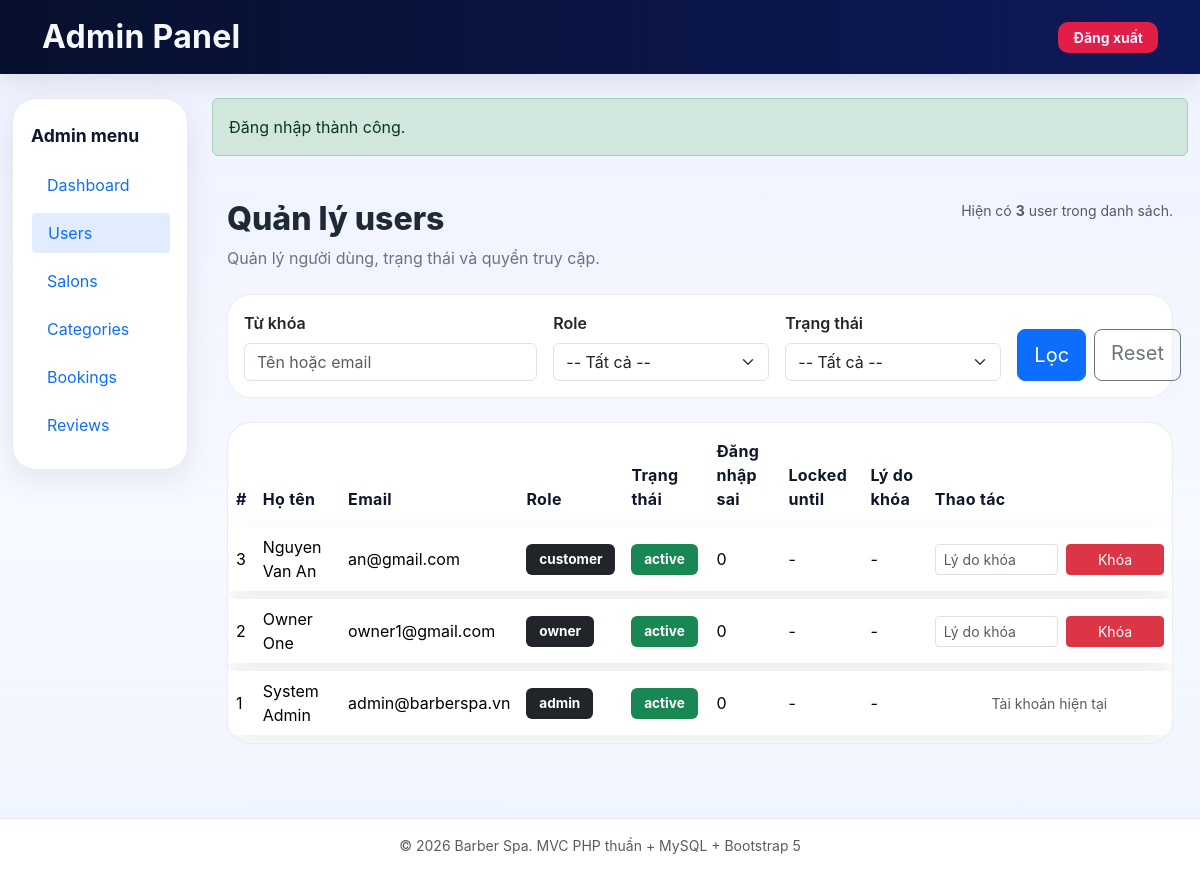
Page /admin/users (signed in) on the committed database.
### tables this page shows
CREATE TABLE users (
    id INT UNSIGNED AUTO_INCREMENT PRIMARY KEY,
    name VARCHAR(150) NOT NULL,
    email VARCHAR(150) NOT NULL UNIQUE,
    password VARCHAR(255) NOT NULL,
    role ENUM('admin', 'owner', 'customer') NOT NULL DEFAULT 'customer',
    is_active TINYINT(1) NOT NULL DEFAULT 1,
    ban_reason TEXT NULL,
    login_attempts INT NOT NULL DEFAULT 0,
    locked_until DATETIME NULL,
    last_login_at DATETIME NULL,
    login_ip VARCHAR(45) NULL,
    email_verified_at DATETIME NULL,
    email_token VARCHAR(255) NULL,
    reset_token VARCHAR(255) NULL,
    reset_token_expires DATETIME NULL,
    phone VARCHAR(20) NULL,
    address VARCHAR(255) NULL,
    city VARCHAR(100) NULL,
    district VARCHAR(100) NULL,
    avatar VARCHAR(255) NULL,
    remember_token VARCHAR(255) NULL,
    created_at TIMESTAMP NULL DEFAULT CURRENT_TIMESTAMP,
    updated_at TIMESTAMP NULL DEFAULT CURRENT_TIMESTAMP ON UPDATE CURRENT_TIMESTAMP,

    INDEX idx_users_role (role),
    INDEX idx_users_active (is_active),
    INDEX idx_users_locked_until (locked_until),
    INDEX idx_users_email_token (email_token),
    INDEX idx_users_reset_token (reset_token)
);

### core/helpers.php (called while the page is built, shortened)
<?php
function e(?string $value): string
{
    return htmlspecialchars((string) $value, ENT_QUOTES, 'UTF-8');
}
function render(string $view, array $data = [], string $layout = 'app'): void
{
    extract($data, EXTR_SKIP);
    require __DIR__ . '/../views/' . $view . '.php';
}

### controllers/admin/UserController.php (called while the page is built, shortened)
<?php
require_once __DIR__ . '/../../models/User.php';
class UserController
{
    private User $userModel;
    public function __construct()
    {
        $this->userModel = new User();
    }
    public function index(): void
    {
        $keyword = trim($_GET['keyword'] ?? '');
        $role = trim($_GET['role'] ?? '');
        $isActive = $_GET['is_active'] ?? '';
        $filters = [
            'keyword' => $keyword,
            'role' => $role,
            'is_active' => $isActive,
        ];
        $users = $this->userModel->all($filters);
render('admin/users/index', [
    'pageTitle' => 'Admin Users - ' . APP_NAME,
    'navSection' => 'admin',
    'users' => $users,
]);
    }
}

### core/Database.php (called while the page is built, shortened)
<?php
class Database
{
    private static ?PDO $instance = null;
    public static function getInstance(): PDO
    {
        if (self::$instance === null) {
            $dsn = 'mysql:host=' . DB_HOST
                . ';port=' . DB_PORT
                . ';dbname=' . DB_NAME
                . ';charset=' . DB_CHARSET;
            $options = [
                PDO::ATTR_ERRMODE => PDO::ERRMODE_EXCEPTION,
                PDO::ATTR_DEFAULT_FETCH_MODE => PDO::FETCH_ASSOC,
                PDO::ATTR_EMULATE_PREPARES => false,
            ];
            self::$instance = new PDO($dsn, DB_USER, DB_PASS, $options);
        }
        return self::$instance;
    }
}

### models/User.php (called while the page is built, shortened)
<?php
class User
{
    private PDO $db;
    public function __construct()
    {
        $this->db = Database::getInstance();
    }
    public function all(array $filters = []): array
    {
        $sql = "SELECT * FROM users WHERE 1=1";
        $params = [];
        $sql .= " ORDER BY id DESC";
        $stmt = $this->db->prepare($sql);
        $stmt->execute();
        return $stmt->fetchAll();
    }
}

### core/Auth.php (called while the page is built, shortened)
<?php
class Auth
{
    public static function id(): ?int
    {
        return isset($_SESSION['user']['id']) ? (int) $_SESSION['user']['id'] : null;
    }
}

### views/admin/users/index.php (the view, shortened to what this page needs)
<?php
function adminUserStatusBadgeClass($isActive): string
{
    return ((int) $isActive === 1) ? 'bg-success' : 'bg-danger';
}
?>
<div class="admin-page admin-users-page">
    <div class="admin-page-header d-flex flex-column flex-md-row justify-content-between align-items-start gap-3 mb-4">
        <div>
            <h2 class="page-section-title">Quản lý users</h2>
            <div class="page-section-subtitle">Quản lý người dùng, trạng thái và quyền truy cập.</div>
        </div>
        <div class="text-muted small text-end">
            Hiện có <strong><?= e((string) count($users)) ?></strong> user trong danh sách.
        </div>
    </div>
    <div class="card admin-card-surface mb-4 admin-filter-card">
        <div class="card-body">
            <form method="GET" action="<?= e(BASE_URL . '/admin/users') ?>">
                <div class="row g-3 align-items-end">
                    <div class="col-md-4">
                        <label class="form-label">Từ khóa</label>
                        <input
                            type="text"
                            name="keyword"
                            class="form-control"
                            value="<?= e($_GET['keyword'] ?? '') ?>"
                            placeholder="Tên hoặc email"
                        >
                    </div>
                    <div class="col-md-3">
                        <label class="form-label">Role</label>
                        <select name="role" class="form-select">
                            <option value="">-- Tất cả --</option>
                        </select>
                    </div>
                    <div class="col-md-3">
                        <label class="form-label">Trạng thái</label>
                        <select name="is_active" class="form-select">
                            <option value="">-- Tất cả --</option>
                        </select>
                    </div>
                    <div class="col-md-2 d-flex gap-2 flex-column flex-sm-row">
                        <button type="submit" class="btn btn-primary btn-lg w-100">Lọc</button>
                        <a href="<?= e(BASE_URL . '/admin/users') ?>" class="btn btn-outline-secondary btn-lg w-100">Reset</a>
                    </div>
                </div>
            </form>
        </div>
    </div>
    <div class="card admin-card-surface admin-table-card">
        <div class="card-body p-0">
            <?php if (empty($users)): ?>
                <div class="alert alert-info mb-0">Không có user nào phù hợp.</div>
            <?php else: ?>
                <div class="table-responsive">
                    <table class="table admin-table align-middle mb-0">
                        <thead>
                            <tr>
                                <th>#</th>
                                <th>Họ tên</th>
                                <th>Email</th>
                                <th>Role</th>
                                <th>Trạng thái</th>
                                <th>Đăng nhập sai</th>
                                <th>Locked until</th>
                                <th>Lý do khóa</th>
                                <th style="min-width: 220px;">Thao tác</th>
                            </tr>
                        </thead>
                        <tbody>
                            <?php foreach ($users as $user): ?>
                                <tr>
                                    <td><?= e((string) $user['id']) ?></td>
                                    <td><?= e($user['name']) ?></td>
                                    <td><?= e($user['email']) ?></td>
                                    <td>
                                        <span class="badge bg-dark"><?= e($user['role']) ?></span>
                                    </td>
                                    <td>
                                        <span class="badge <?= adminUserStatusBadgeClass($user['is_active']) ?>">
                                            <?= ((int) $user['is_active'] === 1) ? 'active' : 'inactive' ?>
                                        </span>
                                    </td>
                                    <td><?= e((string) $user['login_attempts']) ?></td>
                                    <td><?= e((string) ($user['locked_until'] ?? '')) ?: '-' ?></td>
                                    <td><?= e((string) ($user['ban_reason'] ?? '')) ?: '-' ?></td>
                                    <td>
                                        <div class="admin-table-actions d-flex flex-column gap-2">
                                            <?php if ((int) $user['id'] === (int) Auth::id()): ?>
                                                <span class="text-muted small">Tài khoản hiện tại</span>
                                            <?php elseif ((int) $user['is_active'] === 1): ?>
                                                <form method="POST" action="<?= e(BASE_URL . '/admin/users') ?>" class="d-flex gap-2">
                                                    <input
                                                        type="text"
                                                        name="reason"
                                                        class="form-control form-control-sm"
                                                        placeholder="Lý do khóa"
                                                    >
                                                    <button type="submit" class="btn btn-sm btn-danger">Khóa</button>
                                                </form>
                                            <?php endif; ?>
                                        </div>
                                    </td>
                                </tr>
                            <?php endforeach; ?>
                        </tbody>
                    </table>
                </div>
            <?php endif; ?>
        </div>
    </div>
</div>

### index.php (shortened to what this page needs)
<?php
require_once __DIR__ . '/core/Database.php';
require_once __DIR__ . '/core/Auth.php';
require_once __DIR__ . '/core/helpers.php';
$path = trim($_GET['path'] ?? '', '/');
foreach ($routes as $pattern => $handler) {
    $regex = '#^' . $pattern . '$#';
    if (preg_match($regex, $path, $matches)) {
        $params = array_slice($matches, 1);
        [$file, $method] = explode('@', $handler);
        $controller = new $className();
        call_user_func_array([$controller, $method], $params);
        break;
    }
}

### public/css/style.css (style rules this page uses)
:root { --primary-color: #0d6efd; --dark-color: #0f172a; --dark-2: #111827; --text-color: #1f2937; --muted-color: #6b7280; --light-bg: #f3f4f6; --white: #ffffff; --border-color: #e5e7eb; --shadow-soft: 0 10px 30px rgba(15, 23, 42, 0.08); --shadow-medium: 0 20px 40px rgba(15, 23, 42, 0.12); --radius-lg: 22px; --radius-md: 16px; --radius-sm: 12px; }
html { scroll-behavior: smooth; }
body { font-family: "Inter", system-ui, -apple-system, BlinkMacSystemFont, "Segoe UI", sans-serif; background: linear-gradient(180deg, #e2e8f0 0%, #eff6ff 42%, #f8fafc 100%); color: var(--text-color); }
.admin-layout, .owner-layout { background: linear-gradient(180deg, #eef2ff 0%, #f7f9ff 60%, #eef4ff 100%); }
.admin-page, .owner-page { padding: 28px 15px 50px; }
.admin-page .admin-page-header { display: flex; flex-wrap: wrap; justify-content: space-between; align-items: flex-start; gap: 1rem; margin-bottom: 1.5rem; }
.admin-page .admin-table-actions { display: flex; flex-wrap: wrap; gap: 0.65rem; align-items: center; }
.admin-page .admin-table-actions .btn { min-width: 98px; }
.admin-users-page .page-section-title { font-size: 2rem; font-weight: 800; }
.admin-users-page .page-section-subtitle { color: var(--muted-color); font-size: 1rem; }
.admin-users-page .admin-filter-card { border-radius: 24px; backdrop-filter: blur(12px); background: rgba(255, 255, 255, 0.92); border: 1px solid rgba(15, 23, 42, 0.08); }
.admin-users-page .admin-table-card { border-radius: 24px; border: 1px solid rgba(15, 23, 42, 0.08); overflow: hidden; }
.admin-users-page .admin-table { border-collapse: separate; border-spacing: 0 0.5rem; }
.admin-users-page .admin-table thead th { border-bottom: none; font-weight: 700; color: var(--dark-color); letter-spacing: 0.02em; }
.admin-users-page .admin-table tbody tr { background: #ffffff; border-radius: 18px; box-shadow: var(--shadow-soft); }
.admin-users-page .admin-table tbody tr td { vertical-align: middle; border: none; }
.admin-users-page .admin-table .badge { font-size: 0.85rem; padding: 0.55rem 0.8rem; }
.admin-users-page .admin-filter-card .form-label { font-weight: 600; }
.admin-users-page .admin-filter-card .btn { min-height: 52px; }
.admin-page .page-section-title { font-size: 2rem; font-weight: 800; }
.admin-page .page-section-subtitle { color: var(--muted-color); font-size: 1rem; }
.admin-page .admin-filter-card { border-radius: 24px; backdrop-filter: blur(12px); background: rgba(255, 255, 255, 0.92); border: 1px solid rgba(15, 23, 42, 0.08); }
.admin-page .admin-table-card { border-radius: 24px; border: 1px solid rgba(15, 23, 42, 0.08); overflow: hidden; }
.admin-page .admin-table { border-collapse: separate; border-spacing: 0 0.5rem; }
.admin-page .admin-table thead th { border-bottom: none; font-weight: 700; color: var(--dark-color); letter-spacing: 0.02em; }
.admin-page .admin-table tbody tr { background: #ffffff; border-radius: 18px; box-shadow: var(--shadow-soft); }
.admin-page .admin-table tbody tr td { vertical-align: middle; border: none; }
.admin-page .admin-filter-card .form-label { font-weight: 600; }
.admin-page .admin-filter-card .btn { min-height: 52px; }
.admin-page { padding: 28px 15px 50px; }
.admin-page .admin-card-surface { background: #ffffff; }

### rows in the picture
users: id "3", name "Nguyen Van An", email "an@gmail.com", role "customer", is_active "active", login_attempts "0", locked_until "-", ban_reason "-"
users: id "2", name "Owner One", email "owner1@gmail.com", role "owner", is_active "active", login_attempts "0", locked_until "-", ban_reason "-"
users: id "1", name "System Admin", email "admin@barberspa.vn", role "admin", is_active "active", login_attempts "0", locked_until "-", ban_reason "-", shows "Tài khoản hiện tại"

### other values in the picture
$label "Dashboard"
$label "Users"
$label "Salons"
$label "Categories"
$label "Bookings"
$label "Reviews"
getFlash($key) "Đăng nhập thành công."
count($users) "3"
